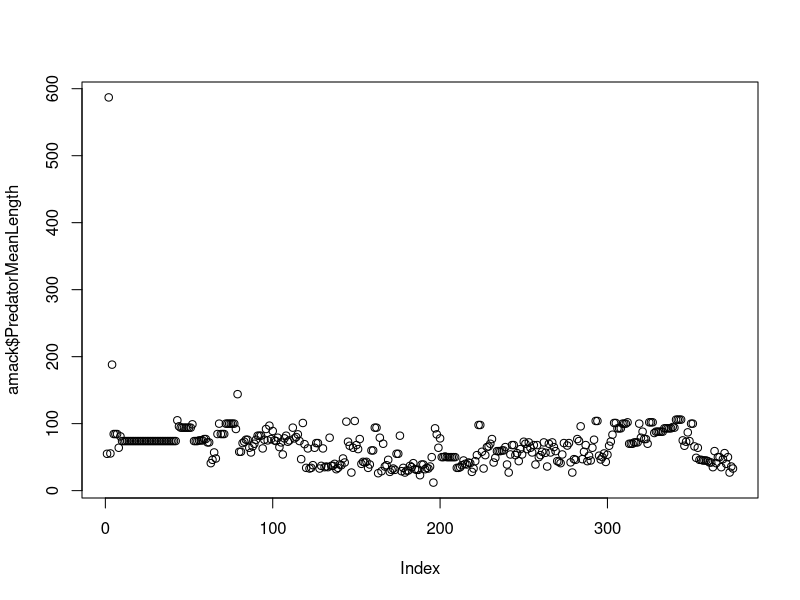
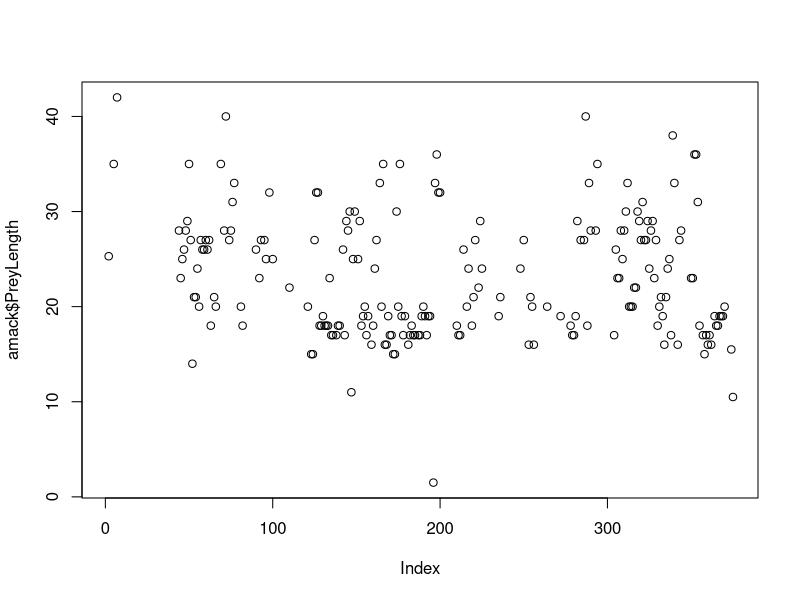
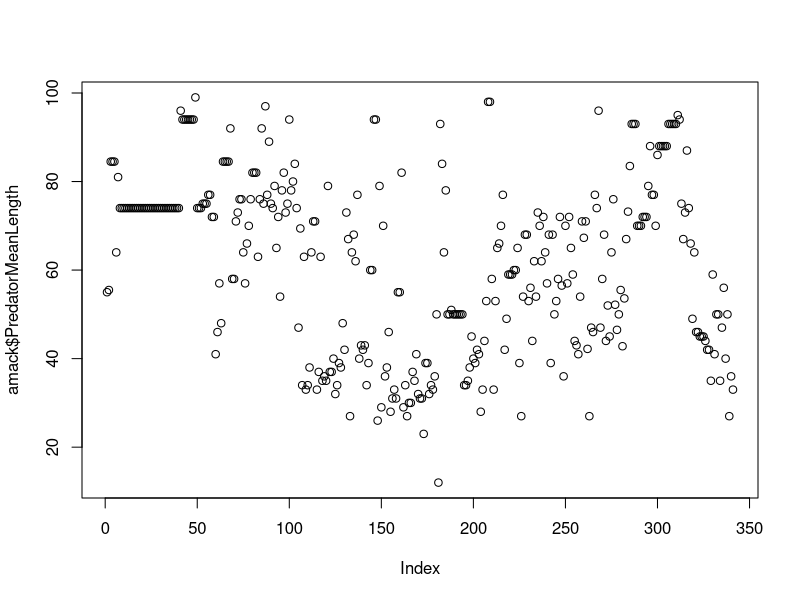
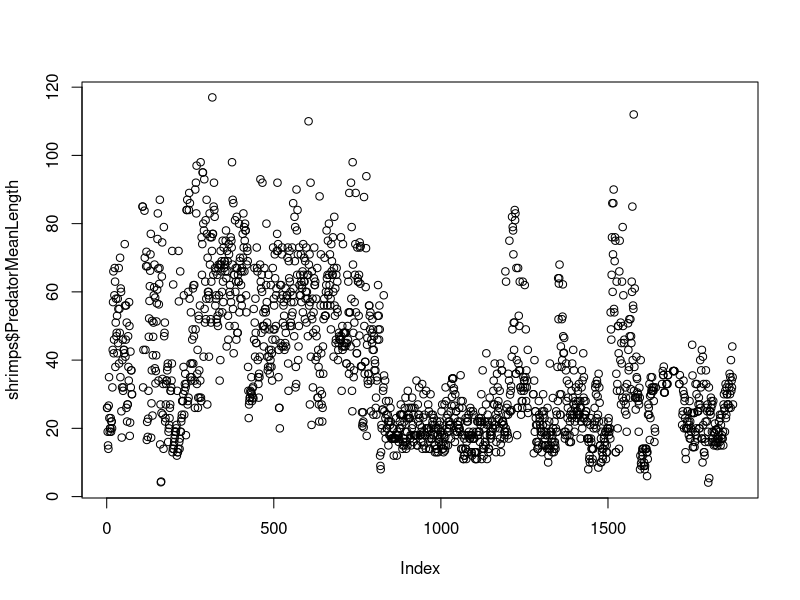
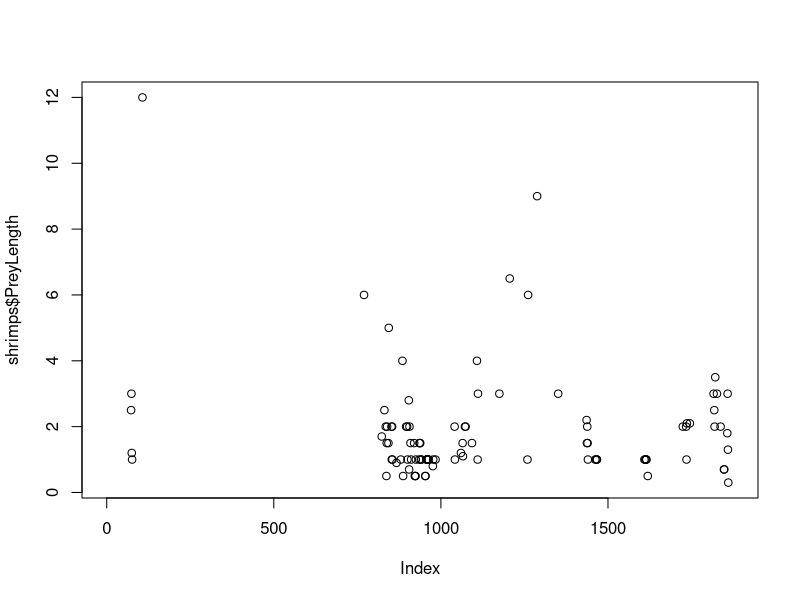
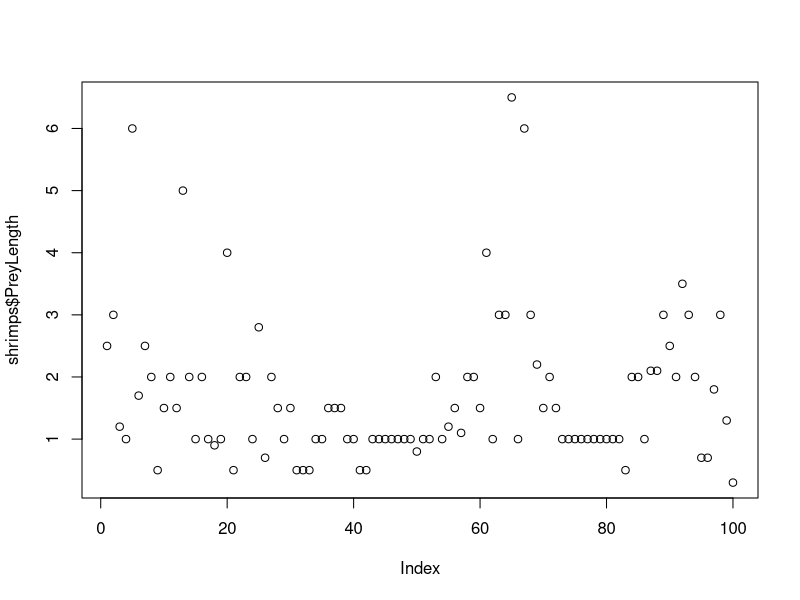
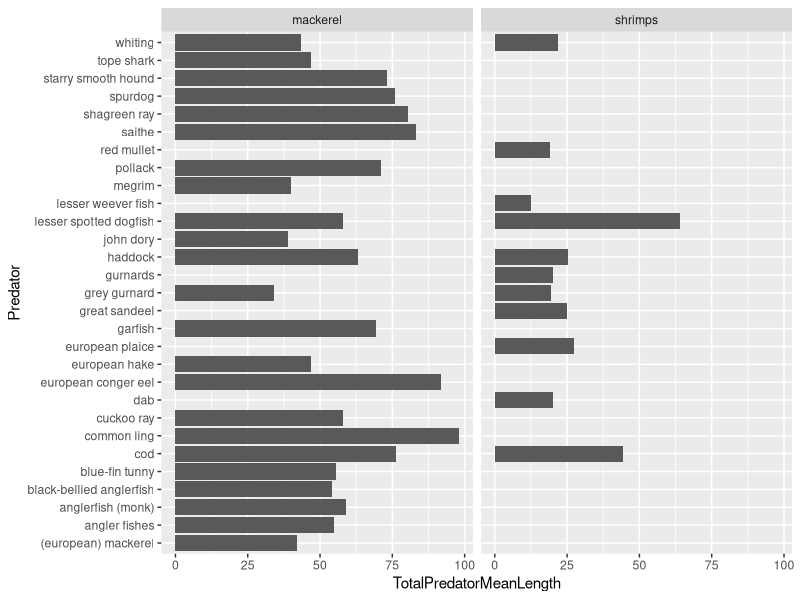
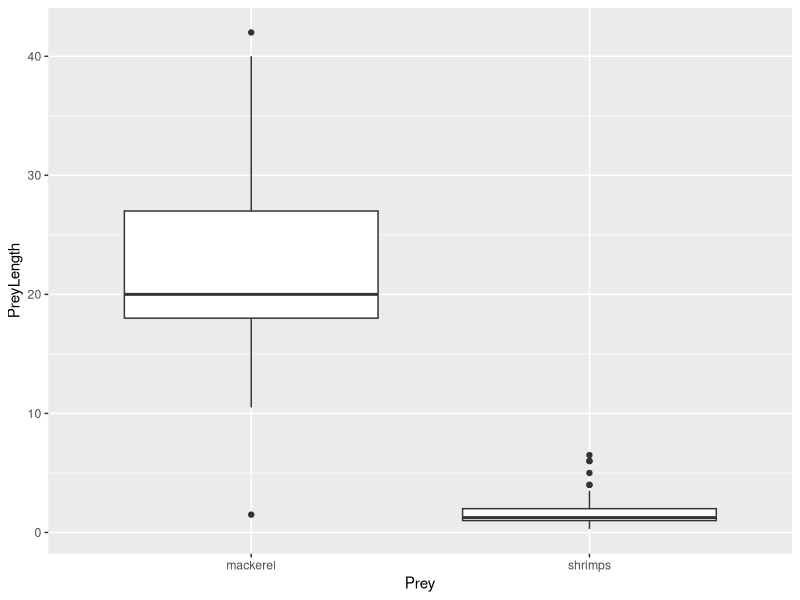

The R script that drew these images, in order:
## ---- chunk 1
knitr::opts_chunk$set(echo = TRUE, cache = TRUE, autodep = TRUE, cache.comments                       = TRUE, fig.align = "center", out.width = "100%")
## ---- chunk 2
library(tidyverse)
library(ggplot2)
## ---- chunk 3
rawamack <- read.csv("_data/DapstomExportAMack.csv")
rawshrimps <- read_csv("_data/DapstomExportShrimps.csv")
## ---- chunk 4
#creating a new tibble for Atlantic mackerel
amack <- rawamack %>% 
  rename("Predator" = "Predator.common.name", "PredatorMeanLength" = 
         "Mean.length.of.predator", "Prey" = "Prey.common.name", 
         "PreyLength" = "Prey.Length") %>% 
  select(Predator, PredatorMeanLength, Prey, PreyLength)

#doing the same for caridean shrimp
shrimps <- rawshrimps %>%
  rename("Predator" = "Predator common name", "PredatorMeanLength" = 
           "Mean length of predator", "Prey" = "Prey common name", 
         "PreyLength" = "Prey Length") %>% 
  select(Predator, PredatorMeanLength, Prey, PreyLength) 
## ---- chunk 5
#checking whether data types match
sapply(shrimps, class)
sapply(amack, class)

#changing the data types
amack$Predator <- as.character(as.factor(amack$Predator))
amack$Prey <- as.character(as.factor(amack$Prey))
shrimps$PreyLength <- as.numeric(as.character(shrimps$PreyLength, na.rm=TRUE))
#and now they match
sapply(shrimps, class)
sapply(amack, class)
## ---- chunk 6
#changing the capital letters in the predators and prey columns to lowercase letters
amack <- amack %>%
  mutate(Predator = tolower(Predator), Prey = tolower(Prey))
#looking at the range and distribution of the numeric variables
summary(amack$PredatorMeanLength)
summary(amack$PreyLength)
## ---- chunk 7
#now visualising the data to idenitfy errors
plot(amack$PredatorMeanLength)
plot(amack$PreyLength)
## ---- chunk 8
#removing the error
amack <- amack %>%
  filter(PredatorMeanLength < 100)
plot(amack$PredatorMeanLength)
## ---- chunk 9
#doing the same with the caridean shrimps

shrimps <- shrimps %>%
  mutate(Predator = tolower(Predator), Prey = tolower(Prey))
summary(shrimps$PredatorMeanLength)
summary(shrimps$PreyLength)
plot(shrimps$PredatorMeanLength)
plot(shrimps$PreyLength)
#removing the abnormally high values
shrimps <- shrimps %>%
  filter(PreyLength < 8)
plot(shrimps$PreyLength)
## ---- chunk 10
prey <- bind_rows(amack, shrimps)
## ---- chunk 11
GroupedPredatorMeanLength <- prey %>% 
  #grouping data by predator and prey
  group_by(Predator, Prey) %>% 
  #summarising the total mean length of predator across all data
  summarise(TotalPredatorMeanLength = mean(PredatorMeanLength,na.rm=TRUE))
## ---- chunk 12
barchart1 <- ggplot(data = GroupedPredatorMeanLength, 
                   aes(x = Predator, y = TotalPredatorMeanLength)) +
  geom_bar(stat = "identity") +
  facet_wrap(~ Prey) +
  coord_flip()
barchart1
## ---- chunk 13
preyboxplot1 <- ggplot(data = prey, 
                   aes(x=Prey, y=PreyLength)) +
  geom_boxplot()
preyboxplot1
## ---- chunk 14
preyboxplot2 <- ggplot(data = prey, 
                   aes(x=Prey, y=PreyLength)) +
  geom_boxplot() +
  scale_y_log10()
preyboxplot2
## ---- chunk 15
predatorboxplot <- ggplot(data = prey, 
                   aes(x=Prey, y=PredatorMeanLength)) +
  geom_boxplot()
predatorboxplot
